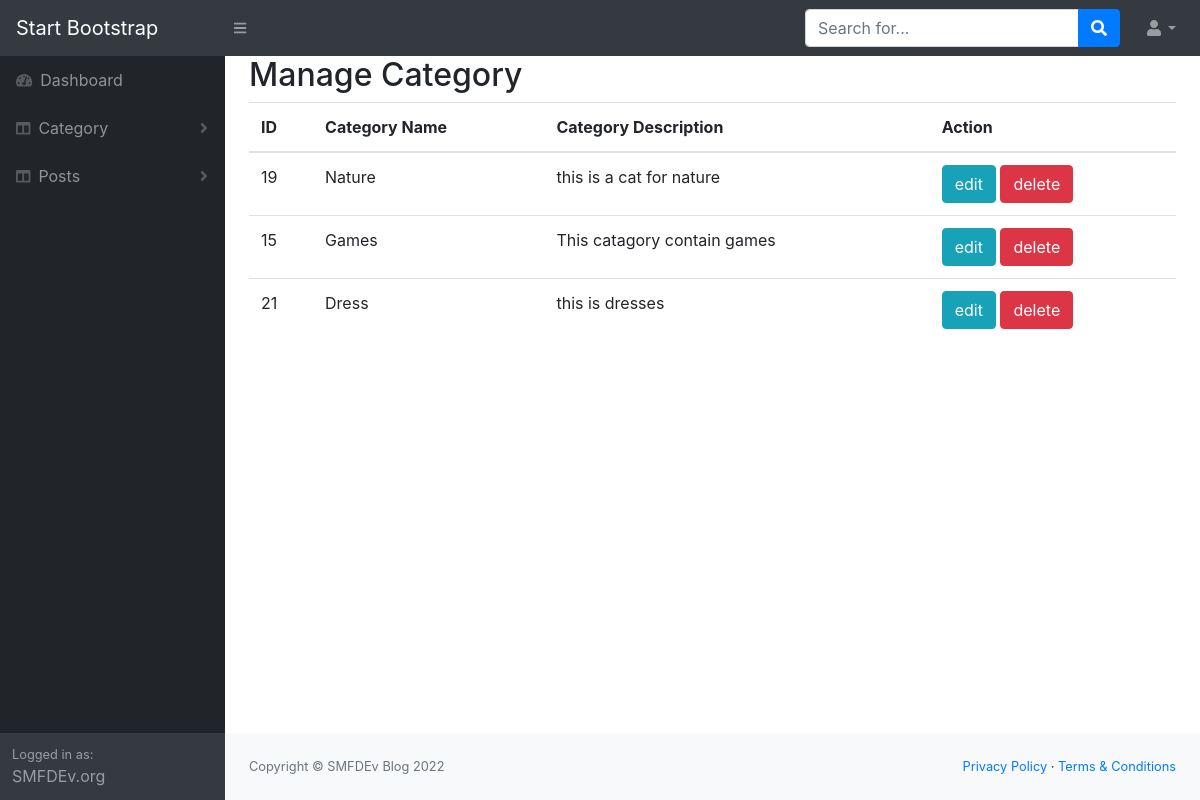
The page /admin/manage_category.php (signed in) on the database its author committed.
### tables this page shows
CREATE TABLE IF NOT EXISTS `category` (
  `cat_id` int NOT NULL AUTO_INCREMENT,
  `cat_name` varchar(255) NOT NULL,
  `cat_des` varchar(255) NOT NULL,
  PRIMARY KEY (`cat_id`)
);

### admin/manage_category.php (called while the page is built, shortened)
<?php
     include("template.php");
?>

### admin/Class/function.php (called while the page is built, shortened)
<?php
    class blogAdmin{
        private $conn;
        public function __construct()
        {
            $dbhost = "localhost";
            $dbuser = "root";
            $dbpass = "";
            $dbname = "blogproject";
            $this->conn = mysqli_connect($dbhost,$dbuser,$dbpass,$dbname);
        }
        public function display_category(){
            $query="SELECT * FROM category";
            if(mysqli_query($this->conn, $query)){
                $cat_data =mysqli_query($this->conn, $query);
                return $cat_data;
            }
        }
    }
?>

### admin/view/manage_cat_view.php (the view, shortened to what this page needs)
<?php
$cat_data = $obj->display_category();
?>
<h2>Manage Category</h2>
<table class="table">
    <thead>
        <tr>
            <th>ID</th>
            <th>Category Name</th>
            <th>Category Description</th>
            <th>Action</th>
        </tr>
    </thead>
    <tbody>
        <?php while ($show = mysqli_fetch_assoc($cat_data)) { ?>
            <tr>
                <td><?php echo $show['cat_id'] ?></td>
                <td><?php echo $show['cat_name'] ?></td>
                <td><?php echo $show['cat_des'] ?></td>
                <td>
                    <a class="btn btn-info" href="edit_ctg.php?status=editcat&&id=<?php echo $show['cat_id'] ?>">edit</a>
                    <a class="btn btn-danger" href="?status=delete&&id=<?php echo $show['cat_id'] ?>">delete</a>
                </td>
            </tr>
        <?php } ?>
    </tbody>
</table>

### rows shown on the page
category: cat_id "19", cat_name "Nature", cat_des "this is a cat for nature"
category: cat_id "15", cat_name "Games", cat_des "This catagory contain games"
category: cat_id "21", cat_name "Dress", cat_des "this is dresses"
